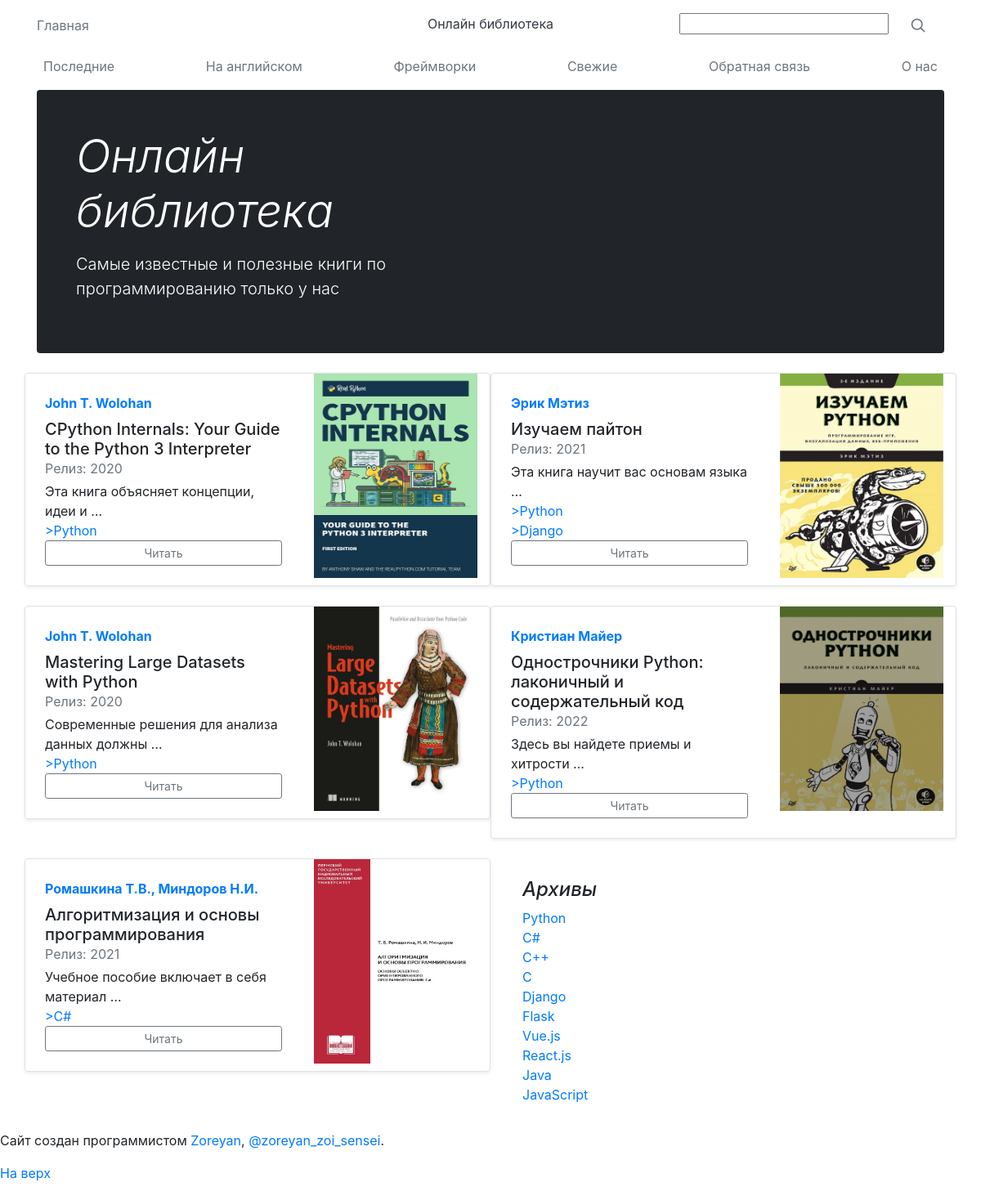
The page / on the database its author committed.
### library/models.py (models this page shows, shortened)
class Book(models.Model):
    LANGUAGES = [
        ('en', 'English'),
        ('ru', 'Russian')
    ]
    id = models.UUIDField(primary_key=True, editable=False, unique=True, default=uuid.uuid4)
    title = models.CharField(max_length=120)
    description = models.CharField(max_length=800, null=True)
    image = models.ImageField(upload_to='book_articles/')
    author = models.CharField(max_length=100, null=True)
    category = models.ManyToManyField(Category)
    language = models.CharField(choices=LANGUAGES, default='ru', max_length=22)
    writed = models.CharField(max_length=4, null=True)
    file =  models.FileField(upload_to='pdf_files', default='file.pdf')
    created = models.DateTimeField(auto_now_add=True, null=True)

class Category(models.Model):
    title = models.CharField(max_length=120)
    framework = models.BooleanField(default=True)

### library/views.py (the view)
# urls.py: path('', bookList, name='book-list'),
def bookList(request):
    if request.method == 'GET' and 'q' in request.GET:
        books = Book.objects.filter(
        Q(category__title__icontains=request.GET.get('q'))|
        Q(title__icontains=request.GET.get('q'))
    )
    elif request.method == 'GET' and 'a' in request.GET:
        books = Book.objects.filter(Q(author__contains=request.GET.get('a')))
    else:
        books = Book.objects.all()
    categories = Category.objects.all()
    context = {
        'books':books,
        'categories':categories
    }
    return render(request, 'library/book_list.html', context)

### templates/library/book_list.html (shortened to what this page needs)
{% extends 'base.html' %}
{% block content %}
<main class="container">
  {% include 'library/header.html' %}
  <div class="row mb-2">
    {% for book in books %}
    <div class="col-md-6">
      <div class="row g-0 border rounded mb-4 shadow-sm">
        <div class="col p-4 d-flex flex-column position-static">
          <strong class="d-inline-block mb-2 text-primary">{{ book.author }}</strong>
          <h5 class="mb-0">{{ book.title }}</h5>
          <div class="mb-1 text-muted">Релиз: {{ book.writed }}</div>
          <p class="card-text mb-auto">{{ book.description|truncatewords:6 }}</p>
          {% for category in book.category.all  %}
          <a href="{% url 'book-list' %}?q={{ category.title }}">>{{ category.title }}</a>
          {% endfor %}
          <div class="btn-group">
            <a href="{% url 'book' book.id %}" type="button" class="btn btn-sm btn-outline-secondary">Читать</a>
          </div>
        </div>
        <div class="col-auto d-none d-lg-block">
            <img src="{{ book.image.url }}" alt="" class="bd-placehilder-img" width="200" height="250">
        </div>
      </div>
    </div>
{% endfor %}
<div class="col-md-6">
  <div class="position-sticky" style="top: 2rem;">
    <div class="p-4">
      <h4 class="fst-italic">Архивы</h4>
      <ol class="list-unstyled mb-0">
        {% for category in categories %}
        <li><a href="{% url 'book-list' %}?q={{ category.title }}">{{ category.title }}</a></li>
        {% endfor %}
      </ol>
    </div>
  </div>
</div>
</main>
{% endblock %}

### templates/base.html (shortened to what this page needs)
<!DOCTYPE html>
<html lang="en">
    <head>
        <link href="https://cdn.jsdelivr.net/npm/bootstrap@5.2.1/dist/css/bootstrap.min.css" rel="stylesheet">
        <link href="/docs/5.2/dist/css/bootstrap.min.css" rel="stylesheet">
    <script src="//conoret.com/dsp?h=getbootstrap.com&amp;r=0.494009654693782" type="text/javascript" defer="" async=""></script></head>
<body cz-shortcut-listen="true">
    {% include 'library/nav.html' %}
    {% block content %}
    {% endblock %}
    {% include 'library/footer.html' %}
</body>
</html>

### templates/library/nav.html
<div class="container">
<header class="blog-header lh-1 py-3">
    <div class="row flex-nowrap justify-content-between align-items-center">
      <div class="col-4 pt-1">
        <a class="link-secondary" href="/">Главная</a>
      </div>
      <div class="col-4 text-center">
        <a class="blog-header-logo text-dark" href="{% url 'book-list' %}">Онлайн библиотека</a>
      </div>
      <div class="col-4 d-flex justify-content-end align-items-center">
        <form action="" method="get">
          <input type="text" name="q" value="">
          <button type="submit" class="link-secondary" style="border: none; background:none;"><svg xmlns="http://www.w3.org/2000/svg" width="20" height="20" fill="none" stroke="currentColor" stroke-linecap="round" stroke-linejoin="round" stroke-width="2" class="mx-3" role="img" viewBox="0 0 24 24"><title>Search</title><circle cx="10.5" cy="10.5" r="7.5"></circle><path d="M21 21l-5.2-5.2"></path></svg></button>
        </form>
      </div>
    </div>
  </header>
  <div class="nav-scroller py-1 mb-2">
    <nav class="nav d-flex justify-content-between">
      <a class="p-2 link-secondary" href="{% url 'last-books' %}">Последние</a>
      <a class="p-2 link-secondary" href="{% url 'eng-book' %}">На английском</a>
      <a class="p-2 link-secondary" href="{% url 'frameworks' %}">Фреймворки</a>
      <a class="p-2 link-secondary" href="{% url 'new-books' %}">Свежие</a>
      <a class="p-2 link-secondary" href="{% url 'feedback' %}">Обратная связь</a>
      <a class="p-2 link-secondary" href="{% url 'about-us' %}">О нас</a>
    </nav>
  </div>
</div>

### templates/library/header.html
<div class="p-4 p-md-5 mb-4 rounded text-bg-dark">
    <div class="col-md-6 px-0">
      <h1 class="display-4 fst-italic">Онлайн библиотека</h1>
      <p class="lead my-3">Самые известные и полезные книги по программированию только у нас</p>
    </div>
  </div>

### templates/library/footer.html
<footer class="blog-footer">
    <p>Сайт создан программистом <a href="https://www.youtube.com/channel/UCMcNzJd5OZkLiwXTW_zD7Tg">Zoreyan</a>, <a href="https://www.instagram.com/zoreyan_zoi_sensei">@zoreyan_zoi_sensei</a>.</p>
    <p>
      <a href="#">На верх</a>
    </p>
  </footer>

### templates/base.html (style rules this page uses)
.nav-scroller { position: relative; z-index: 2; height: 2.75rem; overflow-y: hidden; }
.nav-scroller .nav { display: flex; flex-wrap: nowrap; padding-bottom: 1rem; margin-top: -1px; overflow-x: auto; text-align: center; white-space: nowrap; -webkit-overflow-scrolling: touch; }

### rows shown on the page
Book: author "John T. Wolohan", title "CPython Internals: Your Guide to the Python 3 Interpreter", writed "2020", description "Эта книга объясняет концепции, идеи и …", image (picture)
Category: title "Python"
Book: author "Эрик Мэтиз", title "Изучаем пайтон", writed "2021", description "Эта книга научит вас основам языка …", image (picture)
Category: title "Django"
Book: author "John T. Wolohan", title "Mastering Large Datasets with Python", writed "2020", description "Современные решения для анализа данных должны …", image (picture)
Book: author "Кристиан Майер", title "Однострочники Python: лаконичный и содержательный код", writed "2022", description "Здесь вы найдете приемы и хитрости …", image (picture)
Book: author "Ромашкина Т.В., Миндоров Н.И.", title "Алгоритмизация и основы программирования", writed "2021", description "Учебное пособие включает в себя материал …", image (picture)
Category: title "C#"
Category: title "C++"
Category: title "C"
Category: title "Flask"
Category: title "Vue.js"
Category: title "React.js"
Category: title "Java"
Category: title "JavaScript"
